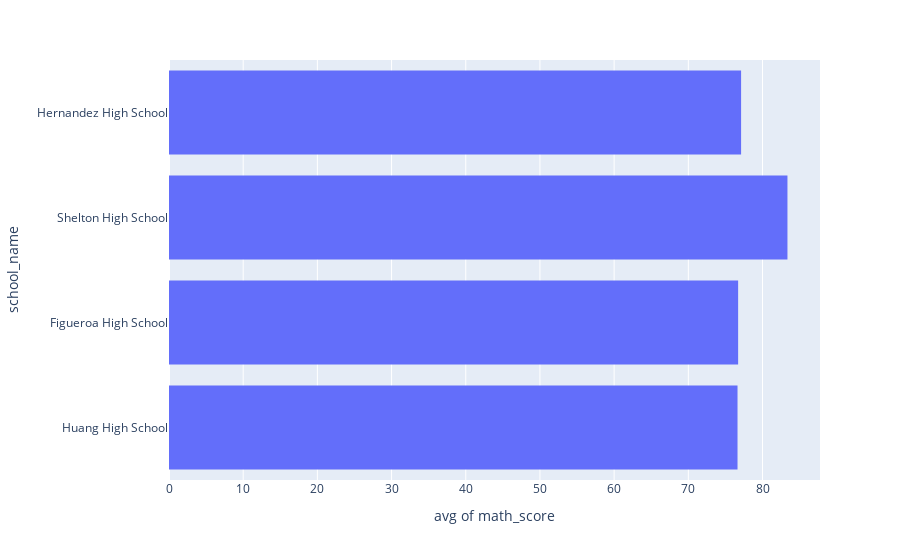

The code cell stored with this chart in its notebook:
### Code cell
data = pd.read_csv('students_complete.csv')

f = data.copy()
f.dropna()
f = f[f['school_name'] == 'Huang High School']
f['grade_mathcount'] = f['math_score'].mean()
f['grade_mathcount']
fig = px.histogram(data, x='math_score',y='school_name',histfunc='avg')
fig

### Figure 1 — Plotly figure (JSON) as saved in the notebook; plotly's stock layout.template omitted (floating-point values rounded to 4 significant figures; data arrays with more than 128 entries replaced by an {"elided": "..."} marker saying what was removed)
{"data": [{"alignmentgroup": "True", "bingroup": "y", "histfunc": "avg", "hovertemplate": "avg of math_score=%{x}<br>school_name=%{y}<extra></extra>", "legendgroup": "", "marker": {"color": "#636efa", "pattern": {"shape": ""}}, "name": "", "offsetgroup": "", "orientation": "h", "showlegend": false, "type": "histogram", "x": {"elided": "10192 int values"}, "xaxis": "x", "y": {"elided": "10192 str values"}, "yaxis": "y"}], "layout": {"barmode": "relative", "legend": {"tracegroupgap": 0}, "margin": {"t": 60}, "xaxis": {"anchor": "y", "domain": [0, 1], "title": {"text": "avg of math_score"}}, "yaxis": {"anchor": "x", "domain": [0, 1], "title": {"text": "school_name"}}}}
